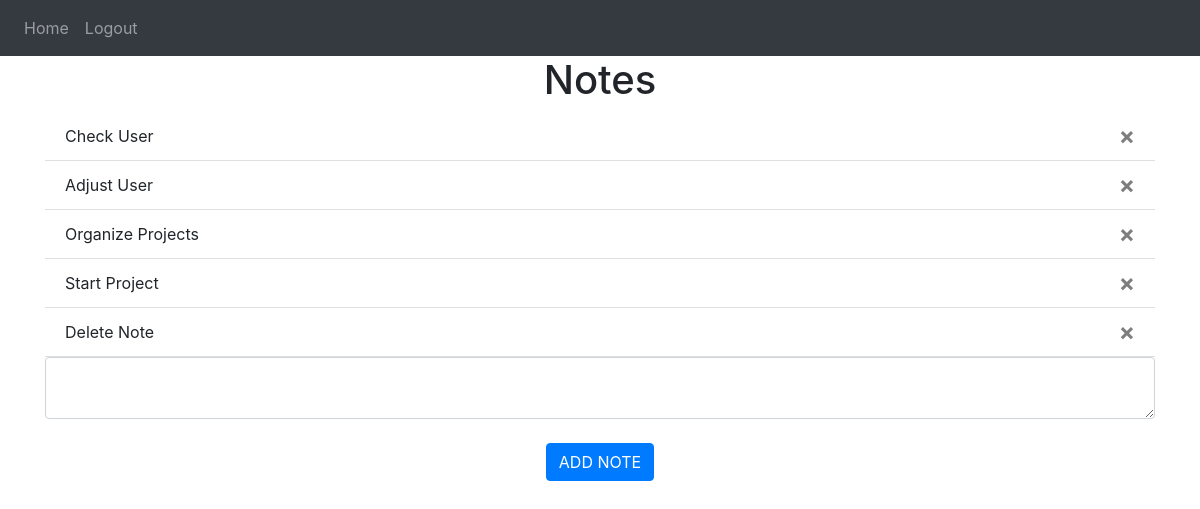
The app's page / (signed in) with its own data.
### website/models.py (models this page shows)
class Note(db.Model):
    id = db.Column(db.Integer, primary_key=True)
    data = db.Column(db.String(10000))
    date = db.Column(db.DateTime(timezone=True), default=func.now())
    user_id = db.Column(db.Integer, db.ForeignKey(
        'user.id'), nullable=False)

### website/views.py (the view, shortened to what this page needs)
@views.route('/', methods=['GET', 'POST'])
@login_required
def home():
    return render_template("home.html", user=current_user)

### website/__init__.py (called while the page is built)
def create_app():
    app = Flask(__name__)
    app.config['SECRET_KEY'] = 'jkjnsjnlgsjfgjldkjglki  flklfkl'
    app.config['SQLALCHEMY_DATABASE_URI'] = f'sqlite:///{DB_NAME}'
    db.init_app(app)
    from .views import views
    from .auth import auth
    app.register_blueprint(views, url_prefix='/')
    app.register_blueprint(auth, url_prefix='/')
    from .models import User, Note
    create_database(app)
    login_manager = LoginManager()
    login_manager.login_view = 'auth.login'  # redirect to * if not logged in
    login_manager.init_app(app)  # which app in use
    @login_manager.user_loader
    def load_user(id):
        return User.query.get(int(id))
    return app

### website/templates/home.html
{% extends 'base.html' %} {% block title %}Home{% endblock %} {% block content
%}
<h1 align="center">Notes</h1>
<ul class="list-group list-group-flush" id="notes">
  {% for note in user.notes %}
  <li class="list-group-item">
    {{note.data}}
    <button type="button" class="close" onclick="deleteNote({{note.id}})">
      <span aria-hidden="True">&times</span>
    </button>
  </li>
  {% endfor %}
</ul>
<form method="POST">
  <textarea name="note" id="note" class="form-control"></textarea>
  <br />
  <div align="center">
    <button type="submit" class="btn btn-primary">ADD NOTE</button>
  </div>
</form>
{% endblock %}

### records on screen
Note: data "Check User"
Note: data "Adjust User"
Note: data "Organize Projects"
Note: data "Start Project"
Note: data "Delete Note"
